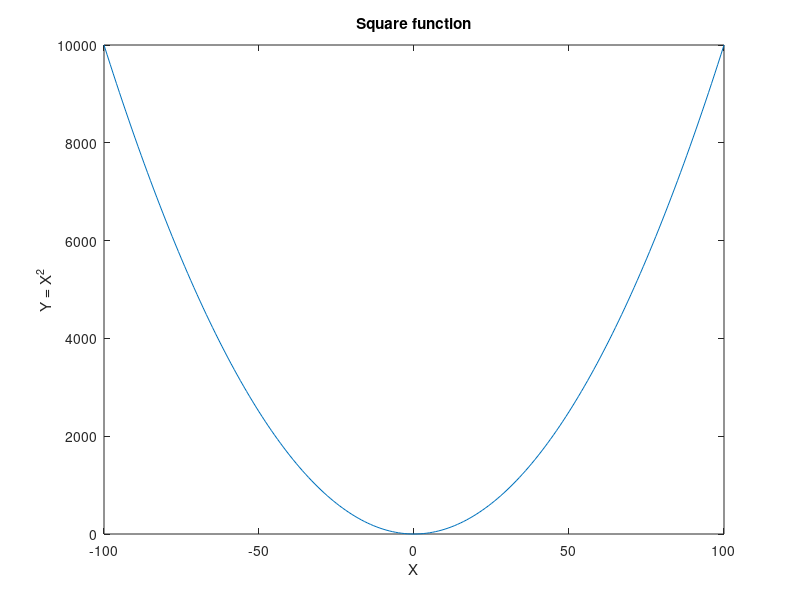

Here is the MATLAB script that generated this plot:
% Plotting Learning in matlab


% Simple stuff

x = [-100:1:100]; #start step limit
y = x .^ 2;
plot(x,y);
title(' Square function ');
ylabel(' Y = X^2 ');
xlabel(' X ');

